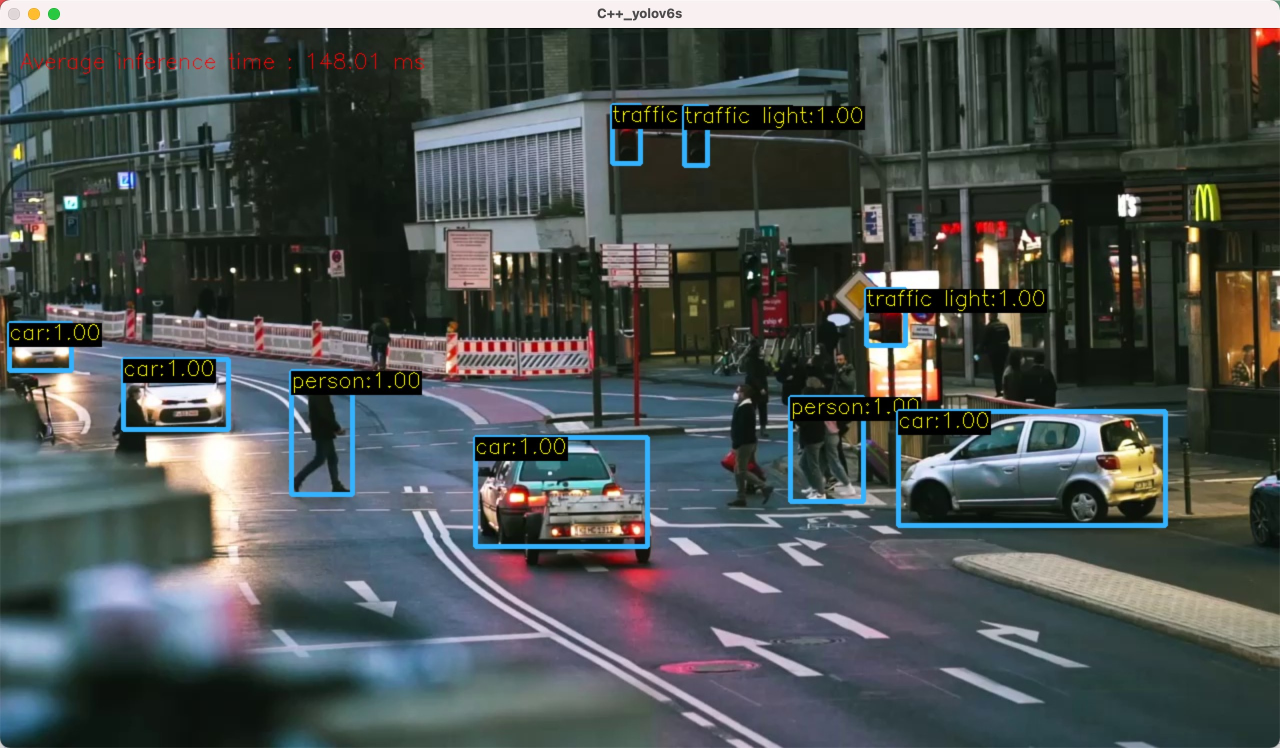
#> input picture assets/yolov6s.jpg, 2560 x 1496 px (shown at 1/2 size)
$ python -i data_augment.py   (imports and definitions only)
#> lines starting #> are read from the running program, lines starting #| are printed output that depends on the picture
#> further down, picture is the input picture: shape (1496, 2560, 3); mean B, G, R 83.8, 84.7, 78.1
#!/usr/bin/env python3
# -*- coding:utf-8 -*-
# This code is based on
# https://github.com/ultralytics/yolov5/blob/master/utils/dataloaders.py

import math
import random

import cv2
import numpy as np

import traceback

def augment_hsv(im, hgain=0.5, sgain=0.5, vgain=0.5):
    '''HSV color-space augmentation.'''
#> called with hgain = 0.5, sgain = 0.5, vgain = 0.5
    if hgain or sgain or vgain:
        r = np.random.uniform(-1, 1, 3) * [hgain, sgain, vgain] + 1  # random gains
        hue, sat, val = cv2.split(cv2.cvtColor(im, cv2.COLOR_BGR2HSV))
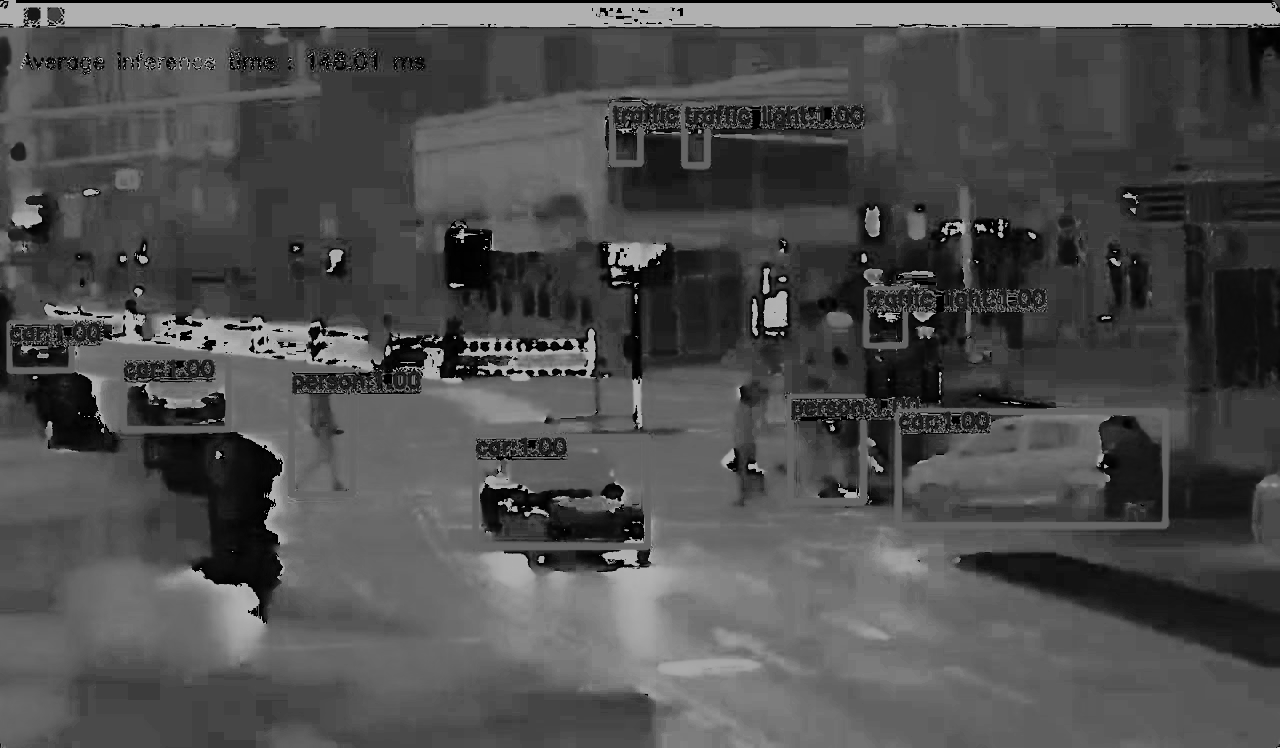
#> hue: shape (1496, 2560) (shown at 1/2 size); min 0, max 179, mean 78.1
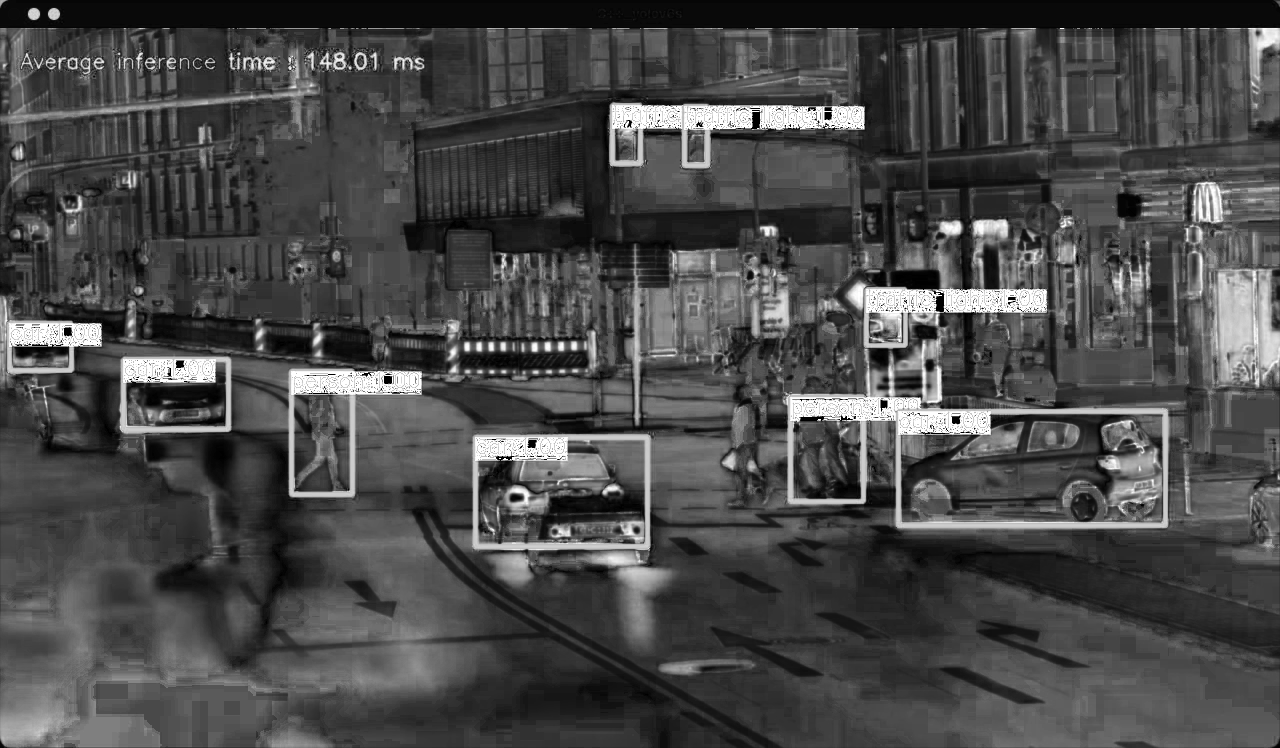
#> sat: shape (1496, 2560) (shown at 1/2 size); min 0, max 255, mean 72.8
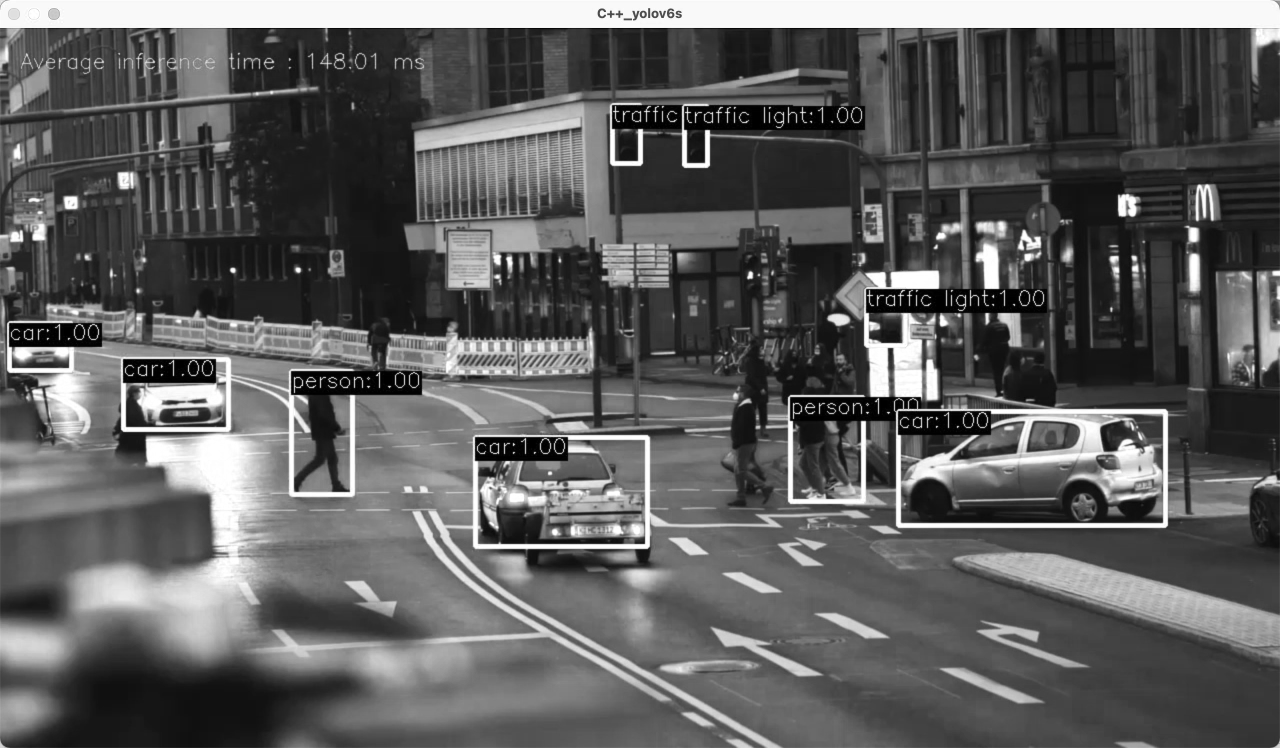
#> val: shape (1496, 2560) (shown at 1/2 size); min 0, max 255, mean 94
        dtype = im.dtype  # uint8

        x = np.arange(0, 256, dtype=r.dtype)
        lut_hue = ((x * r[0]) % 180).astype(dtype)
        lut_sat = np.clip(x * r[1], 0, 255).astype(dtype)
#> lut_sat = 256 values from 0 to 255
        lut_val = np.clip(x * r[2], 0, 255).astype(dtype)
#> lut_val = 256 values from 0 to 255

        im_hsv = cv2.merge((cv2.LUT(hue, lut_hue), cv2.LUT(sat, lut_sat), cv2.LUT(val, lut_val)))
#> im_hsv: shape (1496, 2560, 3); mean H, S, V 73.3, 86.8, 101.9
        cv2.cvtColor(im_hsv, cv2.COLOR_HSV2BGR, dst=im)  # no return needed
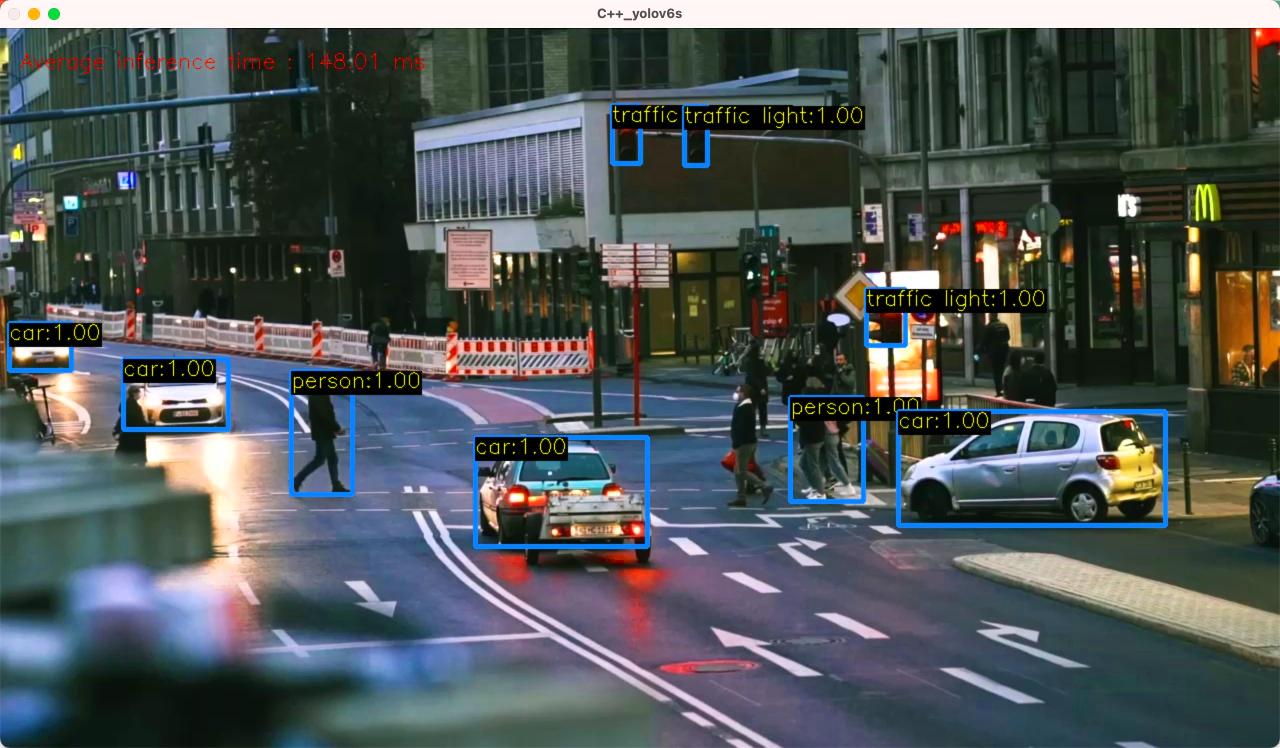
#> im: shape (1496, 2560, 3) (shown at 1/2 size); mean B, G, R 88.5, 87.8, 80.7


# [189 lines left out: functions letterbox, mixup, box_candidates, random_affine, get_transform_matrix, mosaic_augmentation, not called in this run]

>>> import cv2
>>> picture = cv2.imread('../../assets/yolov6s.jpg')
>>> result = augment_hsv(picture)
